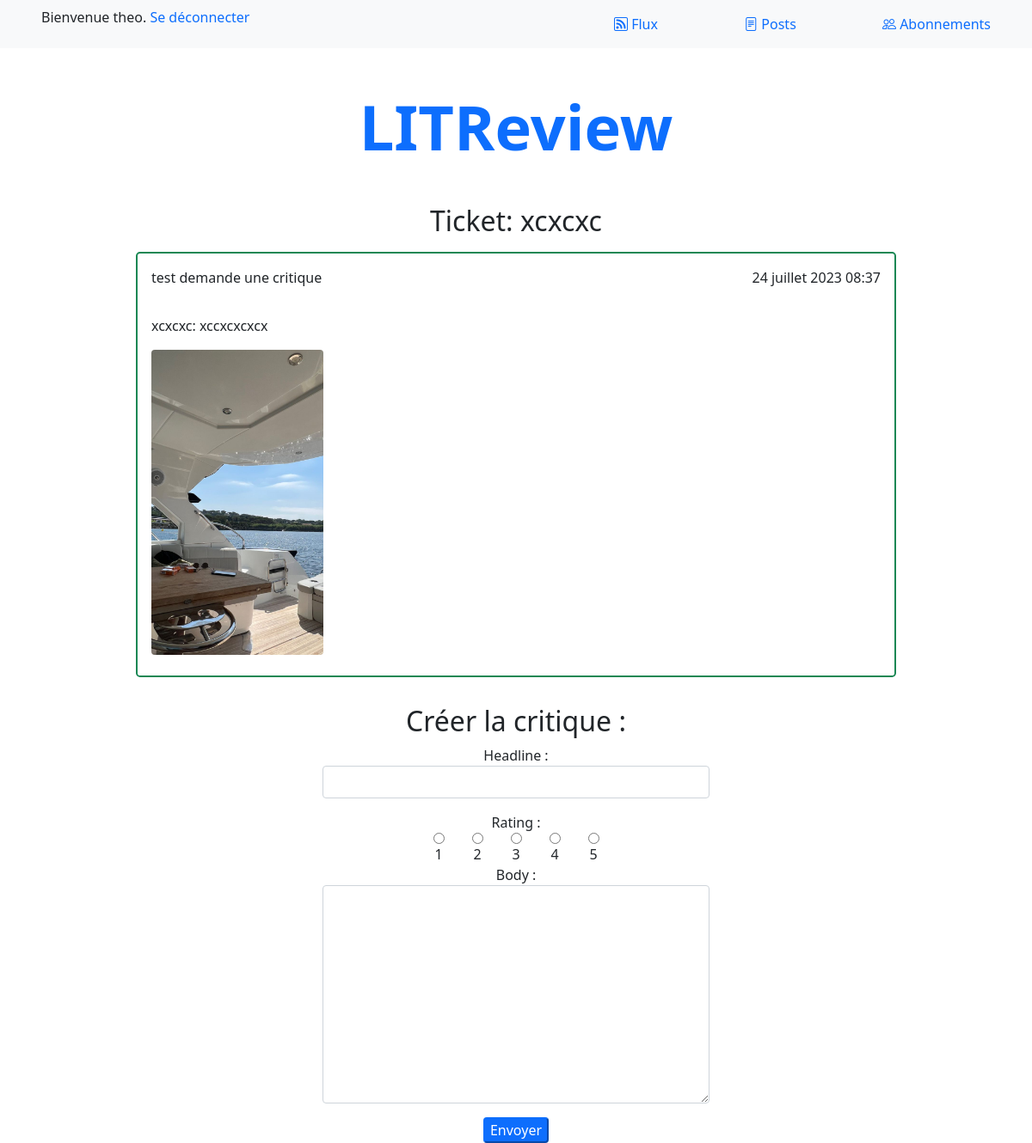
The app's page /create_review_from_ticket/45 (signed in) with its own data.
### authentication/models.py (models this page shows)
class User(AbstractUser):
    pass

### website/models.py (models this page shows, shortened)
class Ticket(models.Model):
    objects = models.Manager()
    title = models.CharField(max_length=128, db_index=True)
    description = models.TextField(max_length=2048, blank=True)
    user = models.ForeignKey(settings.AUTH_USER_MODEL, on_delete=models.CASCADE)
    image = models.ImageField(null=True, blank=True)
    time_created = models.DateTimeField(auto_now_add=True)

### website/views.py (the view, shortened to what this page needs)
# urls.py: path('create_review_from_ticket/<int:ticket_id>', website.views.create_review_from_ticket,
@login_required
def create_review_from_ticket(request, ticket_id):
    ticket = None
    review_form = forms.ReviewForm()
    try:
        ticket = Ticket.objects.get(pk=ticket_id)
    except UnboundLocalError:
        return redirect('flux')
    except Ticket.DoesNotExist:
        return redirect('flux')
    return render(request, 'website/create_review_from_ticket.html', context={"ticket": ticket, "review_form": review_form})

### website/forms.py
class ReviewForm(forms.ModelForm):
    class Meta:
        model = models.Review  # Associe le formulaire au modèle Review
        fields = ['headline', 'rating', 'body']  # Spécifie les champs à inclure dans le formulaire
        CHOICES = [('1', 1), ('2', 2), ('3', 3), ('4', 4), ('5', 5)]  # Définit les choix de notation disponibles
        widgets = {
            'headline': forms.TextInput(attrs={'class': 'form-control mx-auto w-50 mb-3'}),  # Ajoute des classes CSS au champ headline
            'rating': forms.RadioSelect(choices=CHOICES, attrs={'class': 'form-check-label mx-3 '
                                                                     'd-flex justify-content-center'}),  # Utilise des boutons radio pour le champ rating
            'body': forms.Textarea(attrs={'class': 'form-control mx-auto w-50 mb-3'})  # Ajoute des classes CSS au champ body
        }

### website/templates/website/create_review_from_ticket.html (shortened to what this page needs)
{% extends 'base.html' %}
{% block content %}
    <article>
        <h2 class="m-3">Ticket: {{ ticket.title }}</h2>
        <div class="border border-success border-2 rounded-3 m-2 pb-2">
            <div class="d-flex justify-content-between m-3">
                <p>{{ ticket.user }} demande une critique</p>
                <p>{{ ticket.time_created }}</p>
            </div>
            <p class="text-start m-3">{{ ticket.title }}: {{ ticket.description }}</p>
            {% if ticket.image %}
                <img src="{{ ticket.image.url }}" class="d-flex justify-content-between m-3 rounded" style="width: 200px; height: auto;">
            {% endif %}
        </div>
        <br>
        <h2>Créer la critique :</h2>
        <form method="post" enctype="multipart/form-data">
            <div class="fields">
                {{ review_form.as_table }}
            </div>
            <div>
                <button type="submit" class="btn-primary rounded">Envoyer</button>
            </div>
        </form>
    </article>
{% endblock %}

### templates/base.html (shortened to what this page needs)
<!DOCTYPE html>
<html lang="fr">
<head>
    <link rel="stylesheet" href="https://cdn.jsdelivr.net/npm/bootstrap-icons@1.8.3/font/bootstrap-icons.css">
    <link href="https://cdn.jsdelivr.net/npm/bootstrap@5.0.2/dist/css/bootstrap.min.css" rel="stylesheet"
>
</head>
<body>
    <header>
        {% if user.is_authenticated %}
        <nav class="navbar navbar-light bg-light d-flex justify-content-between">
            <p class="mx-5">Bienvenue {{request.user}}.
            <a class="text-decoration-none" href="{% url 'logout' %}">Se déconnecter</a></p>
            <div>
                <a class="text-decoration-none mx-5" href="{% url 'flux' %}"><i class="bi bi-rss"></i> Flux</a>
                <a class="text-decoration-none mx-5" href="{% url 'posts' %}"><i class="bi bi-file-text"></i> Posts</a>
                <a class="text-decoration-none mx-5" href="{% url 'follow_users' %}"><i class="bi bi-people"></i> Abonnements</a>
            </div>
        </nav>
        {% endif %}
        <h1 class="my-5 text-primary display-2 text-center fw-bold">LITReview</h1>
    </header>
    <section class="mx-auto w-75 text-center">
        {% block content %}
        {% endblock %}
    </section>
</body>
</html>

### records on screen
User: user "theo"
Ticket: title "xcxcxc", user "test", time_created "24 juillet 2023 08:37", description "xccxcxcxcx", image (picture)
